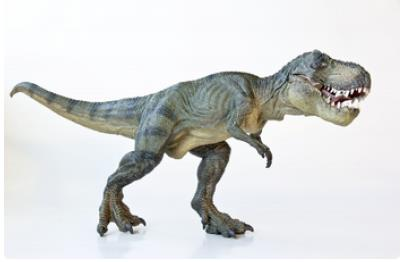
#> input picture opencv/resources/rex.jpg, 402 x 262 px
$ python 6_6_rotate.py --image resources/rex.jpg
#> lines starting #> are read from the running program, lines starting #| are printed output that depends on the picture

import argparse
import numpy as np
import cv2

import imutils

ap = argparse.ArgumentParser()
ap.add_argument("-i", "--image", required = True,
        help = "path to the image")

args = vars(ap.parse_args())

image = cv2.imread(args["image"])
#> image is the input picture: shape (262, 402, 3); mean B, G, R 216.9, 217.3, 216

rotated = imutils.rotate(image, 45)
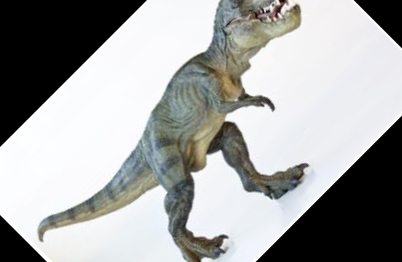
#> rotated: shape (262, 402, 3); mean B, G, R 163.7, 164.3, 163.2
cv2.imshow("rotated", rotated);
cv2.waitKey(0)
